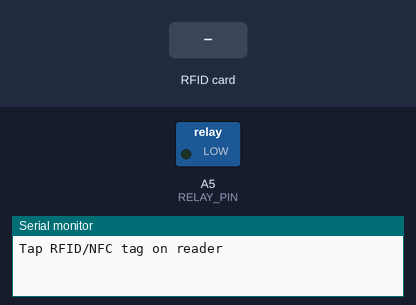
A sketch run on a simulated Arduino Uno, built with avr-gcc and run on an emulated ATmega328P. Parts: switched loads named in the sketch (green lamp = pin HIGH), the last lines printed to the serial monitor. The inputs (shaded band) are chosen by the test bench. Pins used as bus, display or sensor lines are not drawn.

Above: at 1.2 s.
1.3 s: RFID card AC 34 51 2E held to the reader
At 1.7 s:
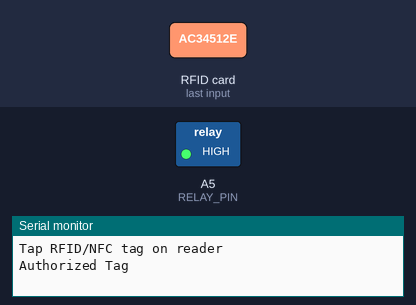
4.3 s: RFID card 5E 7A 19 C4 held to the reader
Timing chart, 0 to 7.3 s (numbered marks = the images above; inputs shaded):
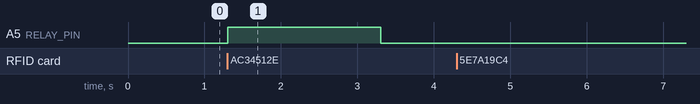

Measured:
- after the input at 1.3 s, A5 (RELAY_PIN): LOW → HIGH at once, → LOW 2.0 s later

The sketch:

RFID_relay.ino
```cpp
#include <SPI.h>
#include <MFRC522.h>

#define SS_PIN 10
#define RST_PIN 5
#define RELAY_PIN A5 // Arduino pin to relay trigger

MFRC522 rfid(SS_PIN, RST_PIN);

byte authorizedUID[4] = {0xAC, 0x34, 0x51, 0x2E};

void setup() {
  Serial.begin(9600);
  SPI.begin(); // init SPI bus
  rfid.PCD_Init(); // init MFRC522
  pinMode(RELAY_PIN, OUTPUT); // initialize pin as an output.
  digitalWrite(RELAY_PIN, LOW); // deactivate the relay

  Serial.println("Tap RFID/NFC tag on reader");
}

void loop() {
  if (rfid.PICC_IsNewCardPresent()) { // new tag is available
    if (rfid.PICC_ReadCardSerial()) { // NUID has been readed
      MFRC522::PICC_Type piccType = rfid.PICC_GetType(rfid.uid.sak);

      if (rfid.uid.uidByte[0] == authorizedUID[0] &&
          rfid.uid.uidByte[1] == authorizedUID[1] &&
          rfid.uid.uidByte[2] == authorizedUID[2] &&
          rfid.uid.uidByte[3] == authorizedUID[3] ) {
        Serial.println("Authorized Tag");
        digitalWrite(RELAY_PIN, HIGH); // activate the relay for 2 seconds
        delay(2000);
        digitalWrite(RELAY_PIN, LOW);  // deactivate the relay
      }
      else
      {
        Serial.print("Unauthorized Tag with UID:");
        for (int i = 0; i < rfid.uid.size; i++) {
          Serial.print(rfid.uid.uidByte[i] < 0x10 ? " 0" : " ");
          Serial.print(rfid.uid.uidByte[i], HEX);
        }
        Serial.println();
      }

      rfid.PICC_HaltA(); // halt PICC
      rfid.PCD_StopCrypto1(); // stop encryption on PCD
    }
  }
}
```
